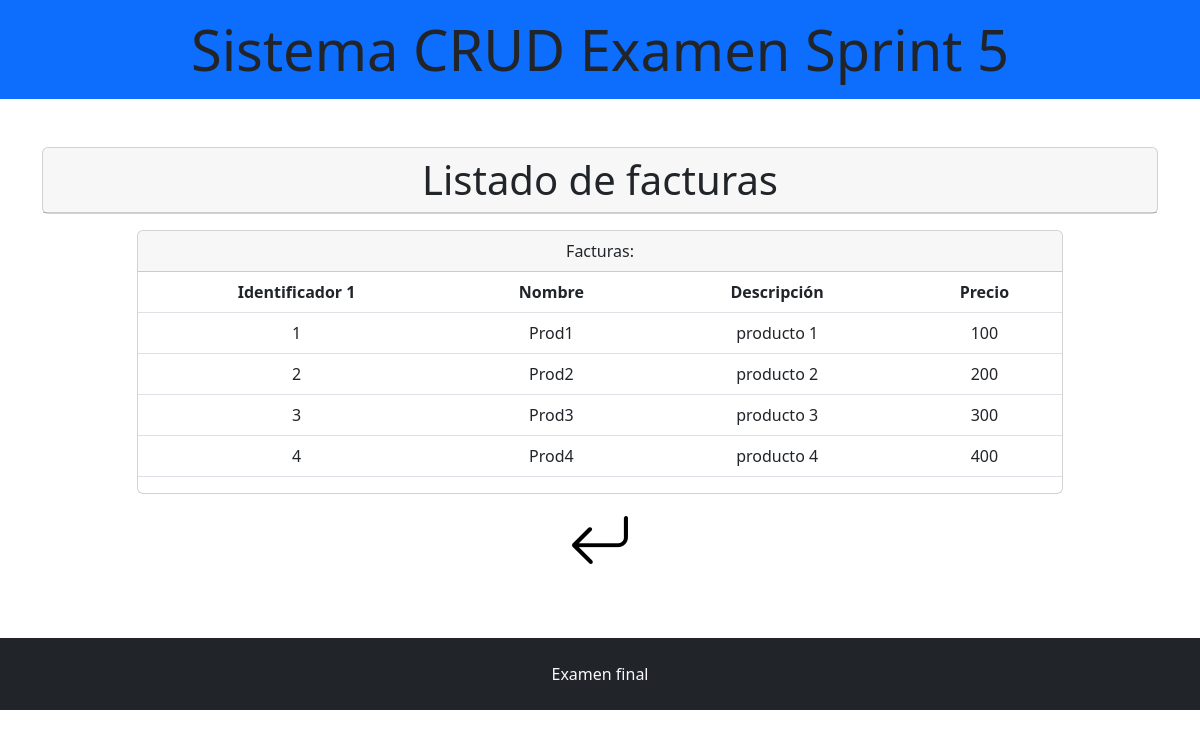
Screenshot of /listado.php with the database file from the repository.
### tables this page shows
CREATE TABLE `productos` (
  `id_producto` int(11) NOT NULL,
  `nombre` varchar(20) NOT NULL,
  `descripcion` varchar (255),
  `precio` int(11),
  `fotografia` blob,
  PRIMARY KEY (id_producto)
);

### www/listado.php (the view)
<?php
include "conexion.php";
include "header.php";
?>
<div class="container my-5">
    <div class="row">
        <div class="col text-center">
            <div class="card">
                <div class="card-header display-6">
                    Listado de facturas
                </div>
            </div>
            <div class="row mt-3 justify-content-md-center">
                <div class="col-md-10">
                    <div class="card">
                        <div class="card-header">
                            Facturas:
                        </div>
                        <?php
                          $consultar= "SELECT * FROM productos";
                          $registros= mysqli_query($conexion, $consultar);
                        ?>
                        <div class="table-responsive">
                          <table class="table table-hover">
                            <thead>
                              <tr>
                                <th scope="col">Identificador 1</th>
                                <th scope="col">Nombre</th>
                                <th scope="col">Descripción</th>
                                <th scope="col">Precio</th>
                              </tr>
                            </thead>
                            <tbody>
                              <?php
                                while($registro=mysqli_fetch_row($registros)){
                              ?>
                              <tr class="align-middle">
                                <td scope="row"><?php echo $registro[0]; ?></td>
                                <td><?php echo $registro[1]; ?></td>
                                <td><?php echo $registro[2]; ?></td>
                                <td><?php echo $registro[3]; ?></td>
                              </tr>
                              <?php
                                }
                              ?>
                            </tbody>
                          </table>
                        </div>
                    </div>
                </div>
            <a href="index.php"> <i class="bi-arrow-return-left px-3" style="font-size: 4rem; color:black;"></i> </a>
        </div>
    </div>
</div>
<?php
include "footer.php"
?>

### www/header.php (shortened to what this page needs)
<!doctype html>
<html lang="es">
<head>
  <link href="https://cdn.jsdelivr.net/npm/bootstrap@5.2.1/dist/css/bootstrap.min.css" rel="stylesheet"
>
  <link rel="stylesheet" href="https://cdn.jsdelivr.net/npm/bootstrap-icons@1.11.1/font/bootstrap-icons.css">
</head>
<body>
  <header class="container-fluid bg-primary  text-center py-3 display-4">
  Sistema CRUD Examen Sprint 5
  </header>
  <main>

### www/footer.php (shortened to what this page needs)
</main>
  <footer class="container-fluid bg-dark text-light text-center py-2">
    <div class="row">
        <div class="py-3" >
            Examen final<br>
        </div>
    </div>
  </footer>
</body>
</html>

### rows the page displays
productos: id_producto "1", nombre "Prod1", descripcion "producto 1", precio "100"
productos: id_producto "2", nombre "Prod2", descripcion "producto 2", precio "200"
productos: id_producto "3", nombre "Prod3", descripcion "producto 3", precio "300"
productos: id_producto "4", nombre "Prod4", descripcion "producto 4", precio "400"
